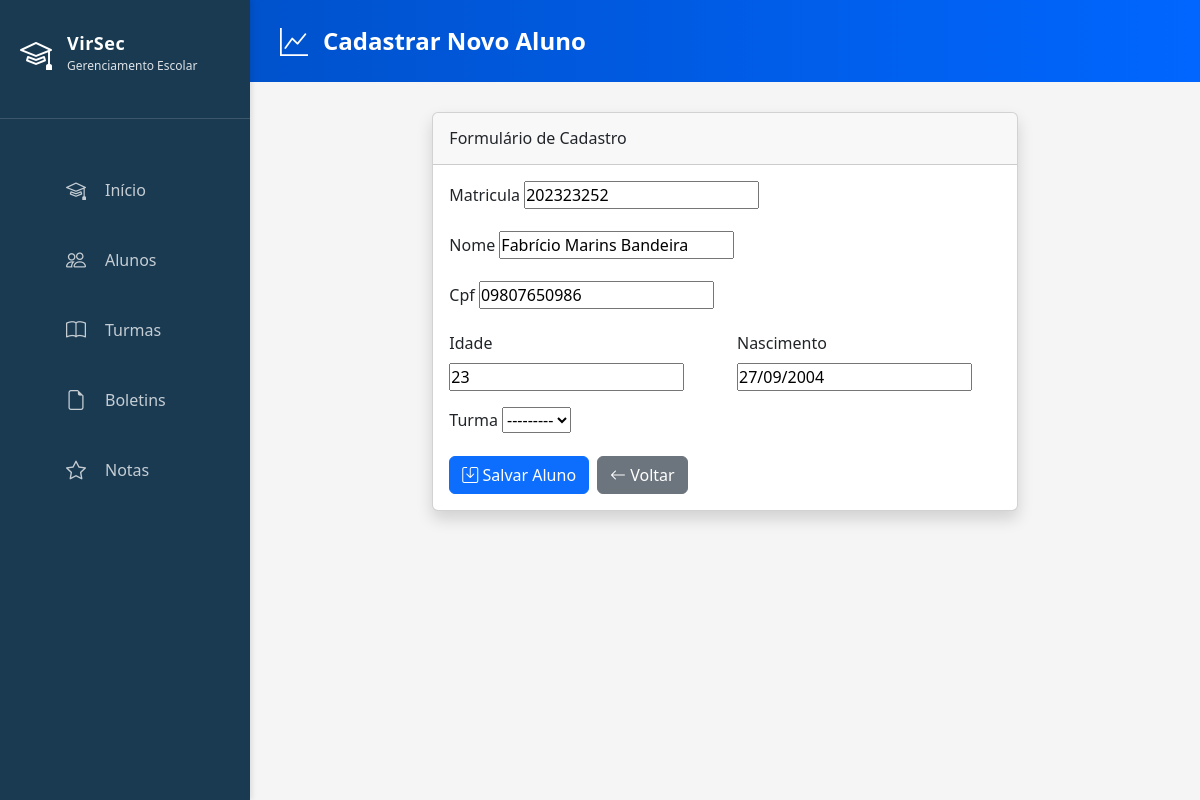
The app's page /alunos/editar/2/, older data.
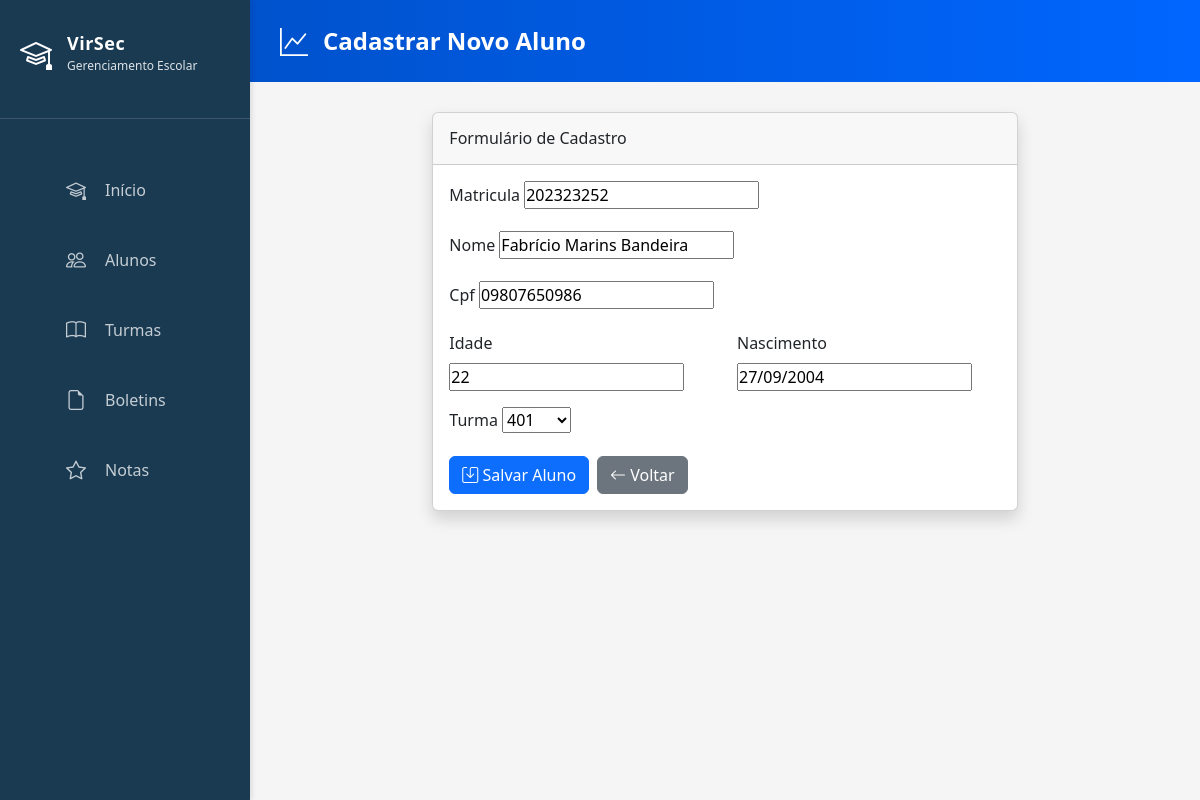
The same page, newer data.
### alunos/models.py (models this page shows, shortened)
class Aluno(models.Model):
    matricula = models.CharField(max_length=9, unique=True)
    nome = models.CharField(max_length=100)
    cpf = models.CharField(max_length=11, unique=True, null=True, blank=True)
    idade = models.IntegerField()
    nascimento = models.DateField()
    data_cadastro = models.DateTimeField(auto_now_add=True)
    turma = models.ForeignKey(
        'turmas.Turma',
        on_delete=models.SET_NULL, # Usar SET_NULL é mais seguro que CASCADE aqui
        null=True,
        blank=True,
        related_name='alunos'
    )

### alunos/views.py (the view)
# urls.py: path('editar/<int:pk>/', AlunoUpdateView.as_view(), name='aluno_editar'),
class AlunoUpdateView(UpdateView):
    model = Aluno
    fields = '__all__'
    template_name = 'alunos/cadastroAlunos.html'
    success_url = reverse_lazy('alunos:aluno_list')

### turmas/models.py (called while the page is built)
    def __str__(self):
        return self.nome

### alunos/templates/alunos/cadastroAlunos.html (shortened to what this page needs)
{% extends "base.html" %}
{% load static %}
{% block header_title %}Cadastrar Novo Aluno{% endblock header_title %}
{% block content %}
<div class="row">
    <div class="col-md-8 offset-md-2">
        <div class="card shadow mb-4">
            <div class="card-header py-3">
                <h6 class="m-0 font-weight-bold">Formulário de Cadastro</h6>
            </div>
            <div class="card-body">
                <form method="POST">
                    <div class="mb-3">
                        <label for="{{ form.matricula.id_for_label }}" class="form-label">{{ form.matricula.label }}</label>
                        {{ form.matricula }}
                    </div>
                    <div class="mb-3">
                        <label for="{{ form.nome.id_for_label }}" class="form-label">{{ form.nome.label }}</label>
                        {{ form.nome }}
                    </div>
                    <div class="mb-3">
                        <label for="{{ form.cpf.id_for_label }}" class="form-label">{{ form.cpf.label }}</label>
                        {{ form.cpf }}
                    </div>
                    <div class="row">
                        <div class="col-md-6">
                            <div class="mb-3">
                                <label for="{{ form.idade.id_for_label }}" class="form-label">{{ form.idade.label }}</label>
                                {{ form.idade }}
                            </div>
                        </div>
                        <div class="col-md-6">
                            <div class="mb-3">
                                <label for="{{ form.nascimento.id_for_label }}" class="form-label">{{ form.nascimento.label }}</label>
                                {{ form.nascimento }}
                            </div>
                        </div>
                    </div>
                    <div class="mb-3">
                        <label for="{{ form.turma.id_for_label }}" class="form-label">{{ form.turma.label }}</label>
                        {{ form.turma }}
                    </div>
                    <div class="d-flex gap-2">
                        <button type="submit" class="btn btn-primary">
                            <i class="bi bi-save"></i> Salvar Aluno
                        </button>
                        <a href="{% url 'alunos:aluno_list' %}" class="btn btn-secondary">
                            <i class="bi bi-arrow-left"></i> Voltar
                        </a>
                    </div>
                </form>
            </div>
        </div>
    </div>
</div>
{% endblock content %}

Row changes from the older to the newer data that the page shows:
changed Aluno "Fabrício Marins Bandeira": idade "23" → "22"; turma "---------" → "401"
